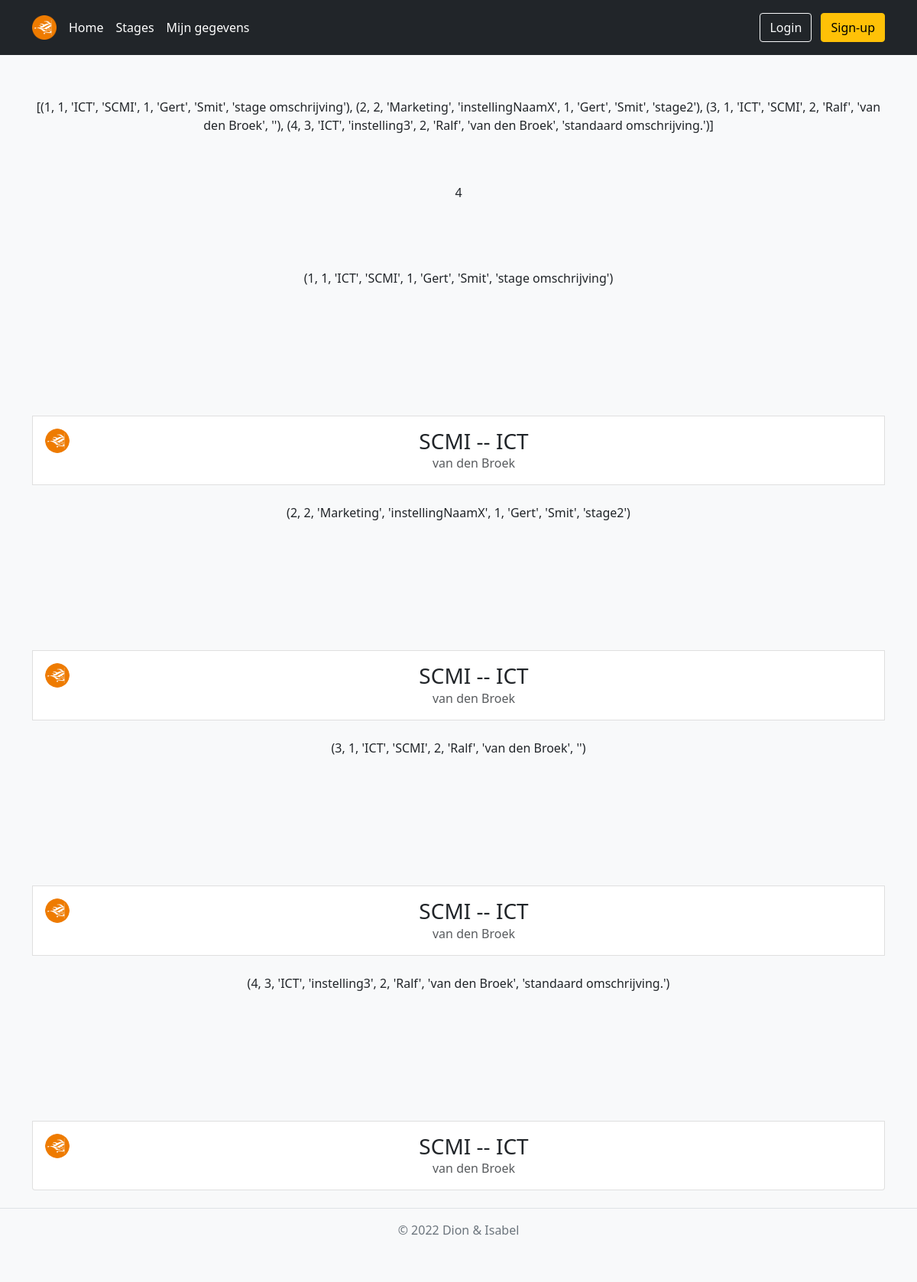
Screenshot of /stages with the database file from the repository.
### tables this page shows
CREATE TABLE "stageInfo" (
	"ID"	INTEGER NOT NULL UNIQUE,
	"instelling_ID"	INTEGER NOT NULL,
	"begleider_ID"	INTEGER NOT NULL,
	"omschrijving"	TEXT NOT NULL DEFAULT 'standaard omschrijving.',
	PRIMARY KEY("instelling_ID","begleider_ID"),
	FOREIGN KEY("begleider_ID") REFERENCES "begleider"("ID"),
	FOREIGN KEY("instelling_ID") REFERENCES "instelling"("ID")
);

CREATE TABLE "instelling" (
	"ID"	INTEGER NOT NULL UNIQUE,
	"instellingNaam"	TEXT NOT NULL UNIQUE,
	"instellingType"	TEXT NOT NULL CHECK("instellingType" = "ICT" OR "instellingType" = "Marketing"),
	PRIMARY KEY("ID" AUTOINCREMENT)
);

CREATE TABLE "begleider" (
	"ID"	INTEGER NOT NULL UNIQUE,
	"voornaam"	TEXT NOT NULL,
	"achternaam"	TEXT NOT NULL,
	"password"	TEXT NOT NULL,
	PRIMARY KEY("ID" AUTOINCREMENT)
);

### app.py (the view)
@app.route('/stages')
def stages():
    if 'voornaam' in session:
        loggedIn=True
        loggedInUser=session['voornaam']
    else:
        loggedIn=False
        loggedInUser="niet ingelogd"
    stageInfo = do_database(f"SELECT si.ID, si.instelling_ID, ins.instellingType, ins.instellingNaam, si.begleider_ID, beg.voornaam, beg.achternaam,  si.omschrijving FROM stageInfo AS si JOIN instelling AS ins ON si.instelling_ID = ins.ID JOIN begleider AS beg ON si.begleider_ID = beg.ID")
    aantalStage = len(stageInfo)
    return render_template('stages.html', loggedInUser=loggedInUser, loggedIn=loggedIn, stageInfo=stageInfo, aantalStage=aantalStage)

### database.py (called while the page is built)
def do_database(query):
    try:
        connection = sqlite3.connect('database.db')
        cursor = connection.cursor()
        cursor.execute(query)
        connection.commit()
        results = cursor.fetchall()
        return results
    except:
        return []
    finally:
        cursor.close()
        connection.close()

### templates/stages.html (shortened to what this page needs)
{% extends "base.html" %}
{% block content %}
<div class="list-group" style="padding-top: 5%;">
  <p>{{ stageInfo }} </p>
  <br>
  <br>
  <p>{{aantalStage}}</p>
  <br>
  <br>
  {% for i in stageInfo %}
    <br>
    {{i}}
    {% for j in i %}
      <br>
    {% endfor %}
    <a href="/stageDetails?{{i[0]}}" class="list-group-item list-group-item-action d-flex gap-3 py-3" aria-current="true">
      <img src="../static/media/Hanze_Cirkel.png" alt="twbs" width="32" height="32" class="rounded-circle flex-shrink-0">
      <div class="d-flex gap-2 w-100 justify-content-center">
        <div>
          <h3 class="mb-0">{{ stageInfo[2][3] }} -- {{stageInfo[2][2]}}</h3>
          <p class="mb-0 opacity-75">{{stageInfo[3][6]}}</div>
      </div>
    </a>
  {% endfor %}
</div>
{% endblock %}

### templates/base.html (shortened to what this page needs)
<!DOCTYPE html>
<html lang="en">
<head>
  <link rel="stylesheet" href="../static/css/bootstrap.css">
  <link rel="stylesheet" href="https://cdnjs.cloudflare.com/ajax/libs/bootstrap-social/5.1.1/bootstrap-social.min.css">
  <link rel="stylesheet" href="../static/css/signin.css">
</head>
<body class="text-center bg-light">
  <header class="p-3 bg-dark text-white">
    <div class="container">
      <div class="d-flex flex-wrap align-items-center justify-content-center justify-content-lg-start">
        <a href="/" class="d-flex align-items-center mb-2 mb-lg-0 text-white text-decoration-none">
          <img src="../static/media/Hanze_Cirkel.png" class="bi me-2" width="32" height="32" role="img" aria-label="Bootstrap"></img>
        </a>
        <ul class="nav col-12 col-lg-auto me-lg-auto mb-2 justify-content-center mb-md-0">
          <li><a href="/" class="nav-link px-2 text-white">Home</a></li>
          <li><a href="/stages" class="nav-link px-2 text-white">Stages</a></li>
          <li><a href="/stageGegevens" class="nav-link px-2 text-white">Mijn gegevens</a></li>
        </ul>
        <div class="text-end">
          {% if session['voornaam'] %}
            <button type="button" class="btn btn-outline-light me-2" onclick="location.href='/logout'">Log uit</button>
          {% else %}
            <button type="button" class="btn btn-outline-light me-2" onclick="location.href='/login'">Login</button>
            <button type="button" class="btn btn-warning" onclick="location.href='/register'">Sign-up</button>
          {% endif %}
        </div>
      </div>
    </div>
  </header>
  <div class="bg-light">
    <div class="container" style="margin-bottom: 10%;">
      {% block content %}{% endblock %}
    </div>
  </div>
  <div class="panel-body text-center bg-light" style="position: fixed; bottom: 0; z-index: -999; width: 100%;">
    <footer class="py-3 my-4">
      <ul class="nav justify-content-center border-bottom pb-3 mb-3">
        <li class="nav-item"><a href="/" class="nav-link px-2 text-muted">Home</a></li>
        <li class="nav-item"><a href="/stages" class="nav-link px-2 text-muted">Stages</a></li>
        <li class="nav-item"><a href="/stageGegevens" class="nav-link px-2 text-muted">Mijn gegevens</a></li>
      </ul>
      <p class="text-center text-muted">© 2022 Dion & Isabel</p>
    </footer>
  </div>
</body>
</html>

### rows the page displays
stageInfo: i "(1, 1, 'ICT', 'SCMI', 1, 'Gert', 'Smit', 'stage omschrijving')"
instelling: instellingNaam "SCMI", instellingType "ICT"
begleider: achternaam "van den Broek"
stageInfo: i "(2, 2, 'Marketing', 'instellingNaamX', 1, 'Gert', 'Smit', 'stage2')"
stageInfo: i "(3, 1, 'ICT', 'SCMI', 2, 'Ralf', 'van den Broek', '')"
stageInfo: i "(4, 3, 'ICT', 'instelling3', 2, 'Ralf', 'van den Broek', 'standaard omschrijving.')"

### other values shown
{{ aantalStage }} "4"
